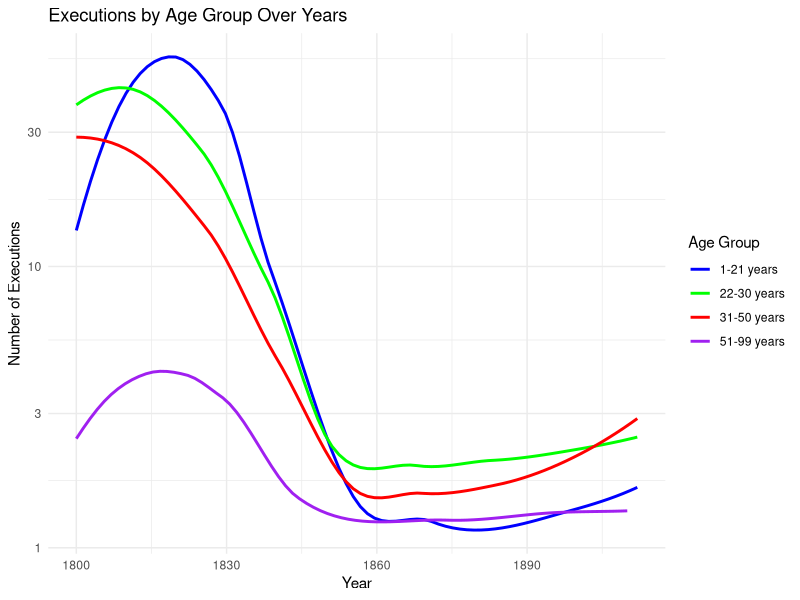
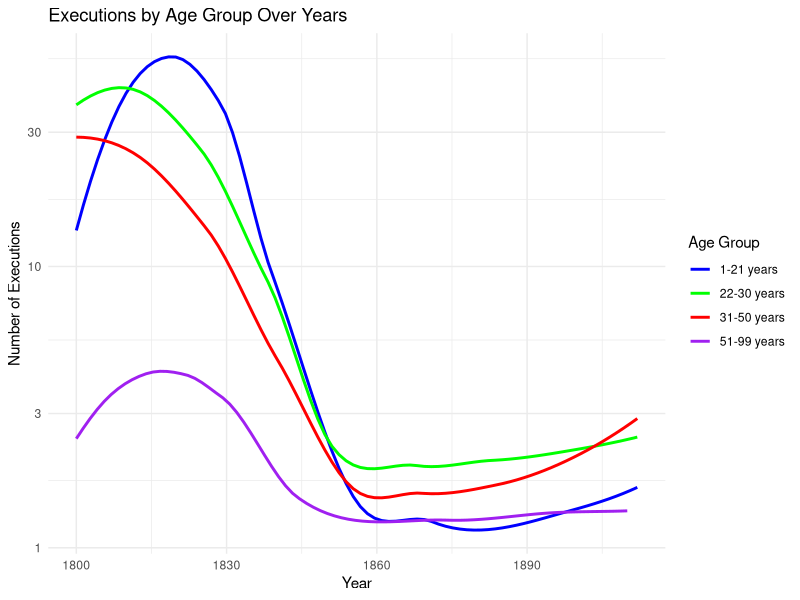

These charts were generated, in order, by the following R code:
## ---- chunk 1
knitr::opts_chunk$set(echo = TRUE, warning = FALSE, message = FALSE)

library(tidyverse)


## ---- chunk 2

## 1800-1913 all genders

df_ages_years_all <- read_csv("data/finalproject1800-1913-all.csv") #Reading the data-sheet
df_ages_years_all <- df_ages_years_all %>% rename(year = key) #Renaming "key" value to year.
df_ages_years_all <- filter(df_ages_years_all, year >= 1800) #Removing years before 1800

df_ages_years_all <- df_ages_years_all %>%  #Creating four age-groups
  mutate(age_group_1_21 = `1` + `2` + `3` + `4` + `5` + `6` + `7` + `8` + `9` + `10` + `11` + `12` + `13` + `14` + `15` + `16` + `17` + `18` + `19` + `20` + `21`) %>% 
  mutate(age_group_22_30 = `22` + `23` + `24` + `25` + `26` + `27` + `28` + `29` + `30`) %>% 
  mutate(age_group_31_50 =  `31` + `32` + `33` + `34` + `35` + `36` + `37` + `38` + `39` + `40` + `41` + `42` + `43` + `44` + `45` + `46` + `48` + `49` + `50`) %>% 
  mutate(age_group_51_99 = rowSums(df_ages_years_all[, 53:101]))
df_ages_years_all <- df_ages_years_all[, c("year", "doc_count", "age_group_1_21", "age_group_22_30", "age_group_31_50", "age_group_51_99")]


## 1800-1913 men
df_men <- read_csv("data/finalproject1800-1913-men.csv")
df_men <- df_men %>% rename(year = key)
df_men <- filter(df_men, year >= 1800)

df_men <- df_men %>%
  mutate(age_group_1_21 = `1` + `2` + `3` + `4` + `5` + `6` + `7` + `8` + `9` + `10` + `11` + `12` + `13` + `14` + `15` + `16` + `17` + `18` + `19` + `20` + `21`) %>% 
  mutate(age_group_22_30 = `22` + `23` + `24` + `25` + `26` + `27` + `28` + `29` + `30`) %>% 
  mutate(age_group_31_50 =  `31` + `32` + `33` + `34` + `35` + `36` + `37` + `38` + `39` + `40` + `41` + `42` + `43` + `44` + `45` + `46` + `48` + `49` + `50`) %>% 
  mutate(age_group_51_99 = rowSums(df_men[, 53:101]))
df_men <- df_men[, c("year", "doc_count", "age_group_1_21", "age_group_22_30", "age_group_31_50", "age_group_51_99")]

## 1800-1913 women
df_women <- read_csv("data/finalproject1800-1913-women.csv")
df_women <- df_women %>% rename(year = key)
df_women <- filter(df_women, year >= 1800)

df_women <- df_women %>%
  mutate(age_group_1_21 = `1` + `2` + `3` + `4` + `5` + `6` + `7` + `8` + `9` + `10` + `11` + `12` + `13` + `14` + `15` + `16` + `17` + `18` + `19` + `20` + `21`) %>% 
  mutate(age_group_22_30 = `22` + `23` + `24` + `25` + `26` + `27` + `28` + `29` + `30`) %>% 
  mutate(age_group_31_50 =  `31` + `32` + `33` + `34` + `35` + `36` + `37` + `38` + `39` + `40` + `41` + `42` + `43` + `44` + `45` + `46` + `48` + `49` + `50`) %>% 
  mutate(age_group_51_99 = rowSums(df_women[, 53:101]))
df_women <- df_women[, c("year", "doc_count", "age_group_1_21", "age_group_22_30", "age_group_31_50", "age_group_51_99")]

## Punishment categories
df_punish <- read.csv("data/finalproject1800-1913prisontransportingdeath.csv")
df_punish <- df_punish %>% rename(year = key)
df_punish <- filter(df_punish, year >= 1800)

## Offence categories
df_offence <- read.csv("data/finalproject1800-1913-offencecategory.csv")
df_offence <- df_offence %>% rename(year = key)
df_offence <- filter(df_offence, year >= 1800)

## ---- chunk 3


dfplot_ages_years_all <- select(df_ages_years_all, year, age_group_1_21, age_group_22_30, age_group_31_50, age_group_51_99)
dfplot_ages_years_all <- pivot_longer(dfplot_ages_years_all, cols = -year, names_to = "age_group", values_to = "executions")

ggplot(dfplot_ages_years_all, aes(x = year, y = executions, color = age_group)) +
  geom_smooth(se = FALSE, method = "loess", size = 1.0) +
  scale_y_log10() +
  ggtitle("Executions by Age Group Over Years") +
  xlab("Year") +
  ylab("Number of Executions") +
  theme_minimal() +
  scale_color_manual(values = c("age_group_1_21" = "blue", "age_group_22_30" = "green", "age_group_31_50" = "red", "age_group_51_99" = "purple"), labels = c("1-21 years", "22-30 years", "31-50 years", "51-99 years")) +
  labs(color = "Age Group")

ggsave(filename = "figures/executions_by_age_group_all.png", width = 10, height = 6)


